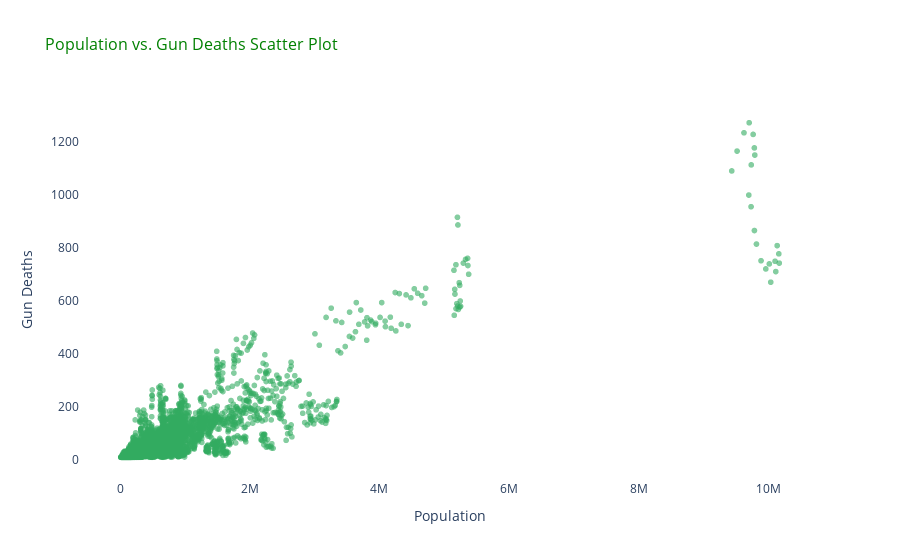

The code cell stored with this chart in its notebook:
### Code cell
import pandas as pd
import plotly.express as px
import ipywidgets as widgets
from ipywidgets import interact

# Load the data
data_path = './gun_deaths_us_1999_2019.csv'
df = pd.read_csv(data_path)

# Function to plot the interactive scatter plot for Population vs. Gun Deaths
def plot_scatter_kde():
    fig = px.scatter(df, x='Population', y='Deaths', title='Population vs. Gun Deaths Scatter Plot')
    fig.update_traces(marker=dict(color='rgba(50, 171, 96, 0.6)'), selector=dict(mode='markers'))
    fig.update_layout(
        title_font=dict(size=16, color='green'),
        xaxis_title='Population',
        yaxis_title='Gun Deaths',
        plot_bgcolor='white'
    )
    fig.update_traces(histnorm='probability', selector=dict(type='histogram'))
    fig.show()

# Display interactive plot with widget
plot_scatter_kde()

### Figure 1 — Plotly figure (JSON) as saved in the notebook; plotly's stock layout.template omitted (floating-point values rounded to 4 significant figures; data arrays with more than 128 entries replaced by an {"elided": "..."} marker saying what was removed)
{"data": [{"hovertemplate": "Population=%{x}<br>Deaths=%{y}<extra></extra>", "legendgroup": "", "marker": {"color": "rgba(50, 171, 96, 0.6)", "symbol": "circle"}, "mode": "markers", "name": "", "showlegend": false, "type": "scattergl", "x": {"elided": "14358 int values"}, "xaxis": "x", "y": {"elided": "14358 int values"}, "yaxis": "y"}], "layout": {"autosize": true, "legend": {"tracegroupgap": 0}, "plot_bgcolor": "white", "title": {"font": {"color": "green", "size": 16}, "text": "Population vs. Gun Deaths Scatter Plot"}, "xaxis": {"anchor": "y", "autorange": true, "domain": [0, 1], "range": [-606700.0, 10780000.0], "title": {"text": "Population"}, "type": "linear"}, "yaxis": {"anchor": "x", "autorange": true, "domain": [0, 1], "range": [-94.23, 1377.0], "title": {"text": "Gun Deaths"}, "type": "linear"}}}
